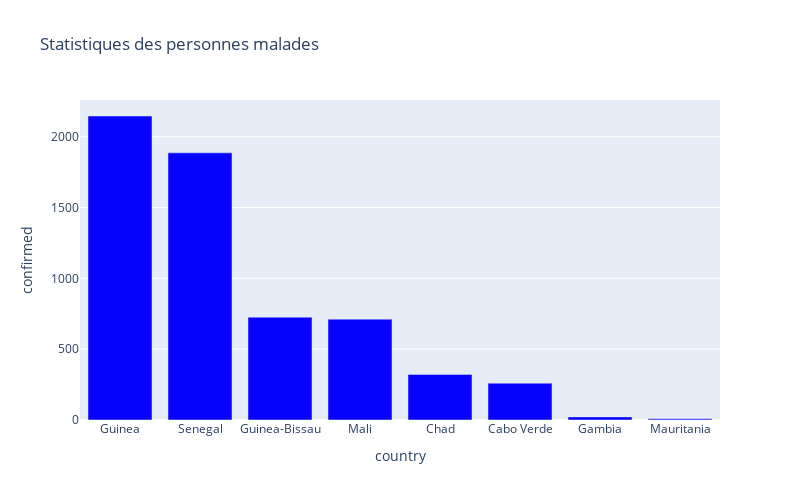

The cell this chart's notebook holds for it:
### Code cell
px.bar(
    sorted_country_df.head(8),
    x = "country",
    y = "confirmed",
    title= "Statistiques des personnes malades", # the axis names
    color_discrete_sequence=["#0602FB"], 
    height=500,
    width=800
)

### Figure 1 — Plotly figure (JSON) as saved in the notebook; plotly's stock layout.template omitted (floating-point values rounded to 4 significant figures)
{"data": [{"alignmentgroup": "True", "hovertemplate": "country=%{x}<br>confirmed=%{y}<extra></extra>", "legendgroup": "", "marker": {"color": "#0602FB"}, "name": "", "offsetgroup": "", "orientation": "v", "showlegend": false, "textposition": "auto", "type": "bar", "x": ["Guinea", "Senegal", "Guinea-Bissau", "Mali", "Chad", "Cabo Verde", "Gambia", "Mauritania"], "xaxis": "x", "y": [2146, 1886, 726, 712, 322, 260, 22, 8], "yaxis": "y"}], "layout": {"barmode": "relative", "height": 500, "legend": {"tracegroupgap": 0}, "title": {"text": "Statistiques des personnes malades"}, "width": 800, "xaxis": {"anchor": "y", "domain": [0, 1], "title": {"text": "country"}}, "yaxis": {"anchor": "x", "domain": [0, 1], "title": {"text": "confirmed"}}}}
